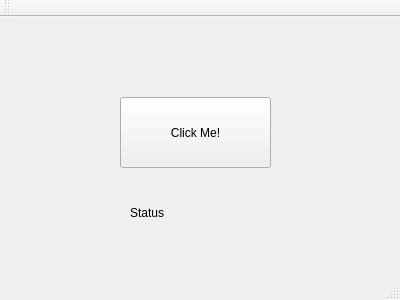
<?xml version="1.0" encoding="UTF-8"?>
<ui version="4.0">
 <class>MyWindow</class>
 <widget class="QMainWindow" name="MyWindow">
  <property name="geometry">
   <rect>
    <x>0</x>
    <y>0</y>
    <width>400</width>
    <height>300</height>
   </rect>
  </property>
  <property name="windowTitle">
   <string>MyWindow</string>
  </property>
  <widget class="QWidget" name="centralWidget">
   <widget class="QPushButton" name="pushButton">
    <property name="geometry">
     <rect>
      <x>120</x>
      <y>80</y>
      <width>151</width>
      <height>71</height>
     </rect>
    </property>
    <property name="text">
     <string>Click Me!</string>
    </property>
   </widget>
   <widget class="QLabel" name="label">
    <property name="geometry">
     <rect>
      <x>130</x>
      <y>180</y>
      <width>71</width>
      <height>31</height>
     </rect>
    </property>
    <property name="text">
     <string>Status</string>
    </property>
   </widget>
  </widget>
  <widget class="QMenuBar" name="menuBar">
   <property name="geometry">
    <rect>
     <x>0</x>
     <y>0</y>
     <width>400</width>
     <height>21</height>
    </rect>
   </property>
  </widget>
  <widget class="QToolBar" name="mainToolBar">
   <attribute name="toolBarArea">
    <enum>TopToolBarArea</enum>
   </attribute>
   <attribute name="toolBarBreak">
    <bool>false</bool>
   </attribute>
  </widget>
  <widget class="QStatusBar" name="statusBar"/>
 </widget>
 <layoutdefault spacing="6" margin="11"/>
 <resources/>
 <connections/>
</ui>
